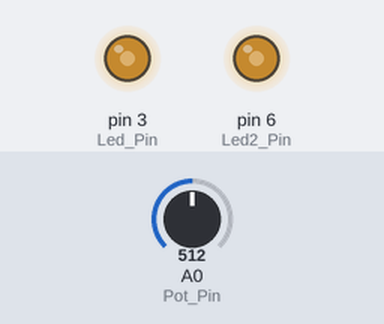
Bench run of a sketch on a simulated Arduino Uno, built with avr-gcc and run on an emulated ATmega328P. On the bench: output pins drawn as LEDs (lit = HIGH). The inputs (shaded band) are chosen by the test bench; at power-on: A0 (Pot_Pin) = 512.

Above: at 7.2 s.
7.3 s: A0 (Pot_Pin) set to 716
At 7.9 s:
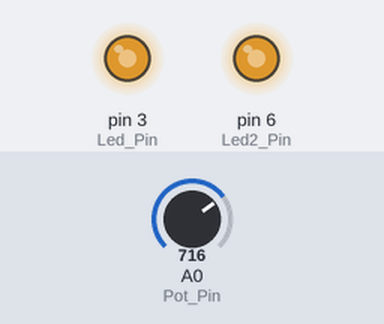
8.8 s: A0 (Pot_Pin) set to 900
At 9.1 s:
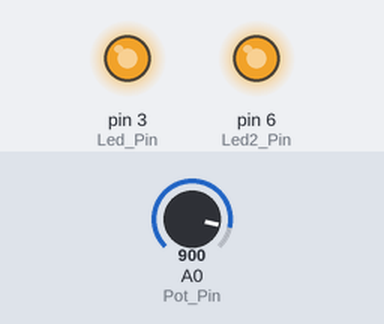
10.3 s: A0 (Pot_Pin) set to 511
At 11.4 s:
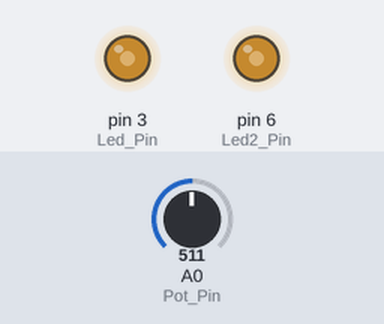
Timing chart, 0 to 13.3 s (numbered marks = the images above; inputs shaded):
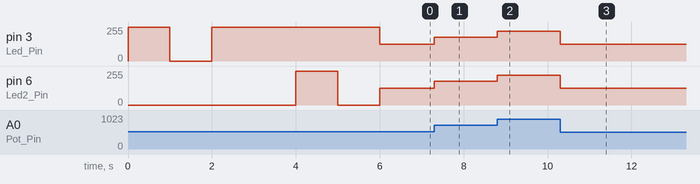

The sketch:

grand_krunk_blorr1.ino
```cpp
// C++ code
//
int Led_Pin = 3;
int Led2_Pin = 6;
int Pot_Pin = A0;
int sensorValue = 0;
int outputValue = 0;
void setup()
{
pinMode(Led_Pin, OUTPUT);
pinMode(Led2_Pin, OUTPUT);

Test_Led();
}
void loop()
{
sensorValue = analogRead(Pot_Pin);
outputValue = map(sensorValue, 0, 1023, 0, 255);
analogWrite(Led_Pin, outputValue);
sensorValue = analogRead(Pot_Pin);
outputValue = map(sensorValue, 0, 1023, 0, 255);
analogWrite(Led2_Pin, outputValue);
}
void Test_Led()
{
digitalWrite(Led_Pin, HIGH);
delay(1000);
digitalWrite(Led_Pin, LOW);
delay(1000);
digitalWrite(Led_Pin, HIGH);
delay(1000);
digitalWrite(Led2_Pin, LOW);
delay(1000);
digitalWrite(Led2_Pin, HIGH);
delay(1000);
digitalWrite(Led2_Pin, LOW);
delay(1000);
}
```

Measured:
- after the input at 7.3 s, pin 3 (Led_Pin), pin 6 (Led2_Pin): 127/255 → 178/255 at once
- after the input at 8.8 s, pin 3 (Led_Pin), pin 6 (Led2_Pin): 178/255 → 224/255 at once
- after the input at 10.3 s, pin 3 (Led_Pin), pin 6 (Led2_Pin): 224/255 → 127/255 at once
